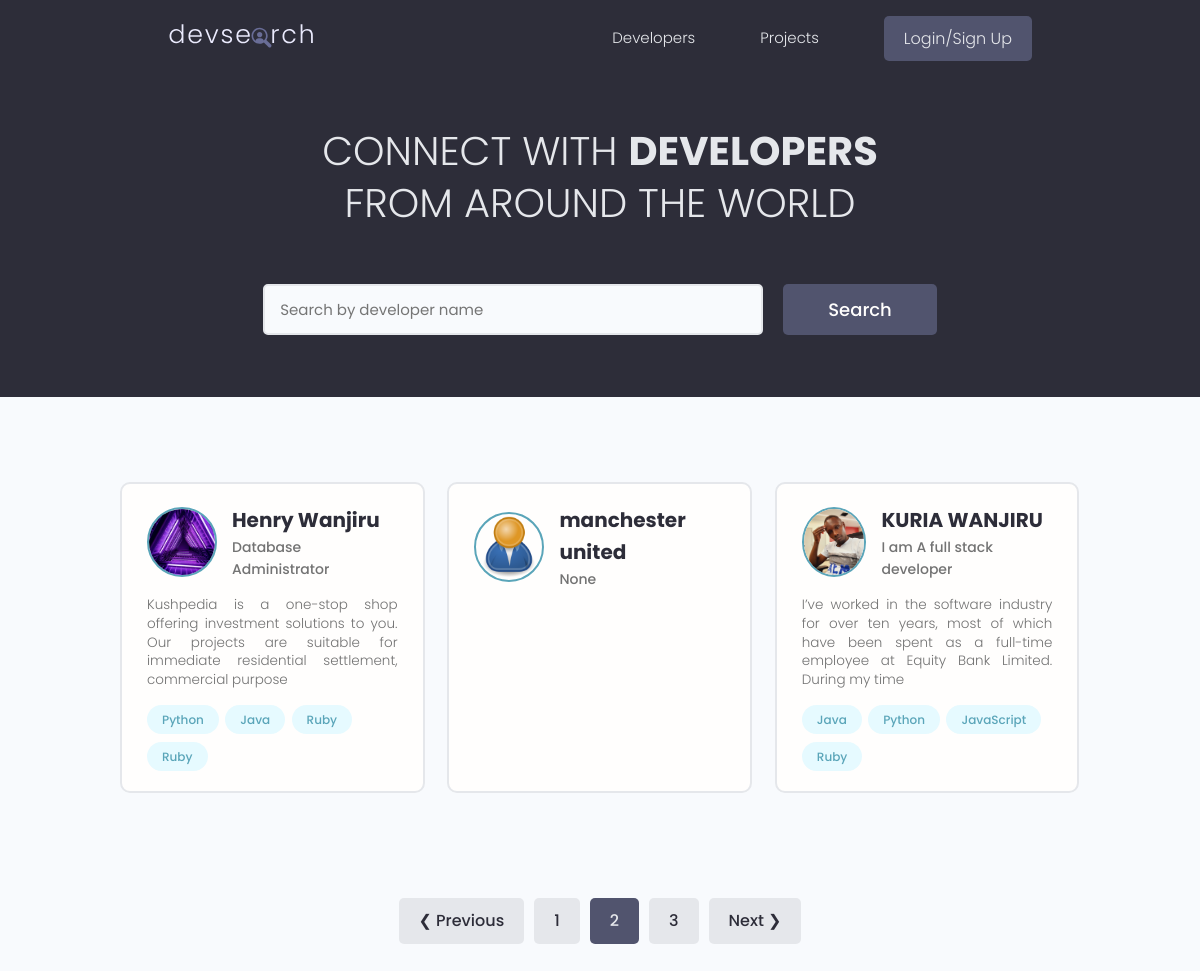
Before: /?page=2 with the older database file.
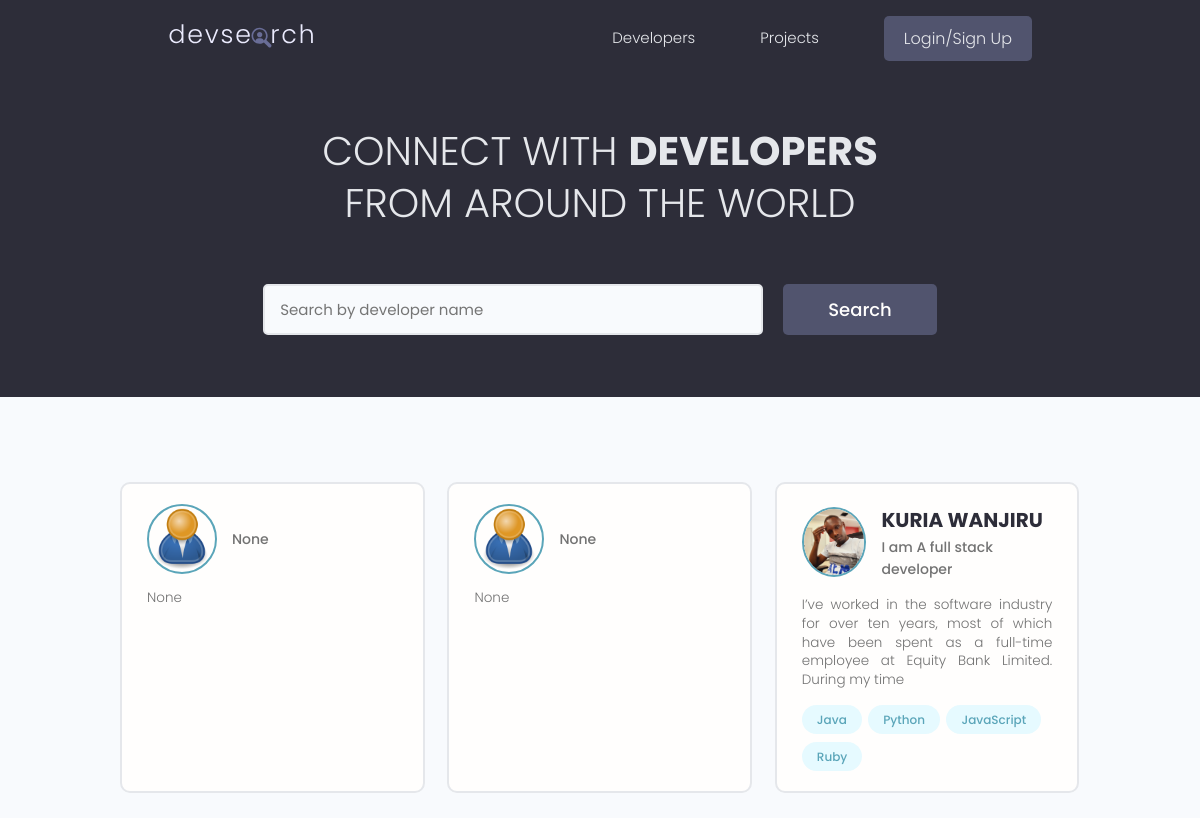
After: the same page with the newer database file.
### users/models.py (models this page shows, shortened)
class Profile(models.Model):
    user  = models.OneToOneField(User, on_delete=models.CASCADE, null=True, blank=True)
    name = models.CharField(max_length=200,null=True, blank=True)
    user_name = models.CharField(max_length=200,null=True, blank=True)
    location = models.CharField(max_length=200,null=True, blank=True)
    email = models.EmailField(max_length=500, null=True, blank=True)
    short_intro = models.CharField(max_length=200, null=True, blank=True)
    bio = models.TextField(null=True, blank=True)
    profile_image = models.FileField(null=True, blank=True,
                                    upload_to='profiles/', default="profiles/user-default.png")
    social_github = models.CharField(max_length=200,null=True, blank=True)
    social_facebook = models.CharField(max_length=200,null=True, blank=True)
    social_twitter = models.CharField(max_length=200,null=True, blank=True)
    social_linkedin = models.CharField(max_length=200,null=True, blank=True)
    social_youtube = models.CharField(max_length=200,null=True, blank=True)
    social_website = models.CharField(max_length=200,null=True, blank=True)
    created =models.DateTimeField(auto_now_add=True)
    id = models.UUIDField(default=uuid.uuid4, unique=True,editable=False,
                            primary_key=True)
    class Meta:
        ordering : ['created']
    @property
    def profileImageURL(self):
        try:
            url = self.profile_image.url
        except:
            url = ''
        return url

class Skill(models.Model):
    owner = models.ForeignKey(Profile, null=True, blank=True, on_delete=models.CASCADE)
    name = models.CharField(max_length=200,null=True, blank=True)
    description = models.TextField(null=True, blank=True)
    created =models.DateTimeField(auto_now_add=True)
    id = models.UUIDField(default=uuid.uuid4, unique=True,editable=False,
                            primary_key=True)
    def __str__(self):
        return str(self.name)

### users/views.py (the view)
# urls.py: path('', views.profiles, name='profiles'),
def profiles(request):
    profiles, search_query = searchProfiles(request)
    custom_range, profiles = paginateProfiles(request,profiles,3)
    context = {'profiles':profiles, 'search_querry':search_query,'custom_range':custom_range }
    return render(request, 'users/profiles.html', context)

### users/utils.py (called while the page is built)
def paginateProfiles(request, profiles,results):
    page = request.GET.get('page')
    paginator = Paginator(profiles,results)
    try:
        profiles = paginator.page(page)
    except PageNotAnInteger:
        page = 1
        profiles = paginator.page(page)
    except EmptyPage:
        page = paginator.num_pages
        profiles = paginator.page(page)
    leftIndex = (int(page)- 4)
    if leftIndex < 1:
        leftIndex = 1
    rightIndex = (int(page)+ 5)
    if rightIndex > paginator.num_pages:
        rightIndex = paginator.num_pages + 1
    custom_range = range(leftIndex, rightIndex)
    return custom_range, profiles

def searchProfiles(request):
    search_querry = ''
    if request.GET.get('search_querry'):
        search_querry = request.GET.get('search_querry')
    skill = Skill.objects.filter(name__icontains=search_querry)
    profiles = Profile.objects.distinct().filter(Q(name__icontains =search_querry)|
                                        Q(short_intro__icontains=search_querry)|
                                        Q(skill__in=skill))
    return profiles,search_querry

### users/templates/users/profiles.html (shortened to what this page needs)
{% extends 'main.html' %}
{% block content %}
<main class="home">
    <section class="hero-section text-center">
    <div class="container container--narrow">
        <div class="hero-section__box">
        <h2>CONNECT WITH <span>DEVELOPERS</span></h2>
        <h2>FROM AROUND THE WORLD</h2>
        </div>
        <div class="hero-section__search">
        <form class="form" id="searchForm" action="{% url 'profiles' %}" method="get">
            <div class="form__field">
            <input class="input input--text" id="formInput#search" type="text" name="search_querry"
                placeholder="Search by developer name" value="{{search_querry}}"/>
            </div>
            <input class="btn btn--sub btn--lg" type="submit" value="Search" />
        </form>
        </div>
    </div>
    </section>
    <section class="devlist">
    <div class="container">
        <div class="grid grid--three">
            {% for profile in profiles %}
        <div class="column card">
            <div class="dev">
            <a href="{% url 'user_profile' profile.id %}" class="card__body">
                <div class="dev__profile">
                <img class="avatar avatar--md" src="{{ profile.profileImageURL}}" alt="profile image" />
                <div class="dev__meta">
                    <h3>{{profile.name|slice:"50"}}</h3>
                    <h5>{{profile.short_intro}}</h5>
                </div>
                </div>
                <p class="dev__info">
                {{profile.bio|slice:"150"}}
                </p>
                <div class="dev__skills">
                    {% for skill in profile.skill_set.all|slice:"4" %}
                <span class="tag tag--pill tag--main">
                    <small>{{skill}}</small>
                </span>
                {% endfor %}
                </div>
            </a>
            </div>
        </div>
        {% endfor%}
        </div>
    </div>
    </section>
    {% include 'pagination.html' with queryset=profiles custom_range=custom_range %}
</main>
{% endblock content %}

Changed rows visible on the page:
removed Profile: profileImageURL (picture), name "Henry Wanjiru", short_intro "Database Administrator", bio "Kushpedia is a one-stop shop offering investment solutions to you. Our projects are suitable for immediate residential settlement, commercial purpose"
removed Skill: name "Python", shown under "Henry Wanjiru"
removed Skill: name "Java", shown under "Henry Wanjiru"
removed Skill: name "Ruby", shown under "Henry Wanjiru"
removed Skill: name "Ruby", shown under "Henry Wanjiru"
removed Profile: profileImageURL (placeholder picture), name "manchester united", short_intro "None"
now on this page (row unchanged): Profile: profileImageURL (placeholder picture), short_intro "None", bio "None"
added Profile: profileImageURL (placeholder picture), short_intro "None", bio "None"
Other visible differences:
text no longer shown: "❮ Previous Next ❯"
list line gone: "1"
list line gone: "2"
list line gone: "3"
